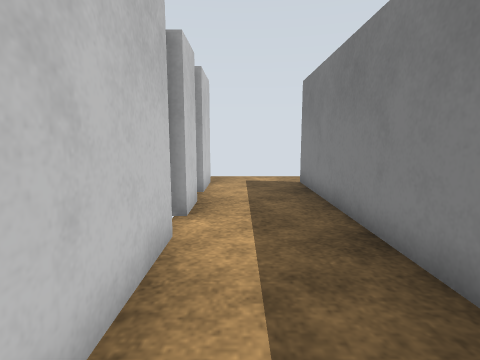
view 1 (above)

13 first-person views from a walk through a world built for the Gazebo simulator. The camera is 0.86 m above the floor, tilts 8° down and sees 80° across. The floor is counted in squares, 0.5 m on a side. Each view is taken from the middle of a square. On the plan, view 1 faces up. The plan holds only what a view shows up to about 15 squares ahead; the rest is blank. Surface patterns are stand-ins for the level's own textures.

view 2
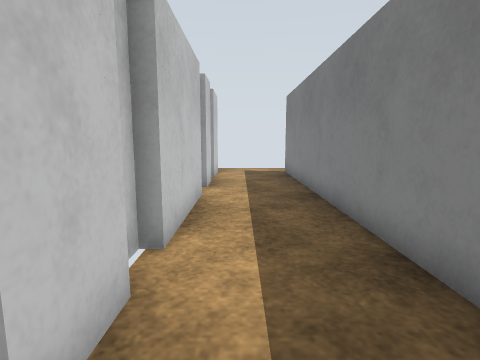

view 3
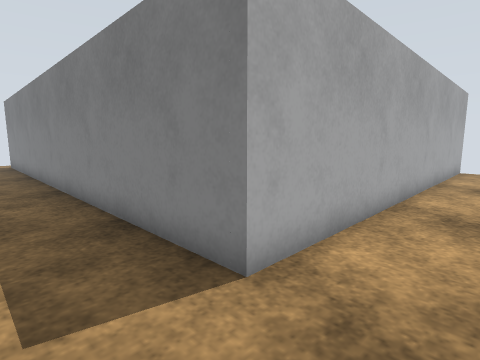

view 4
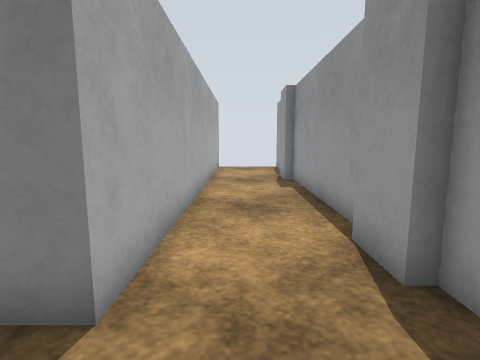

view 5
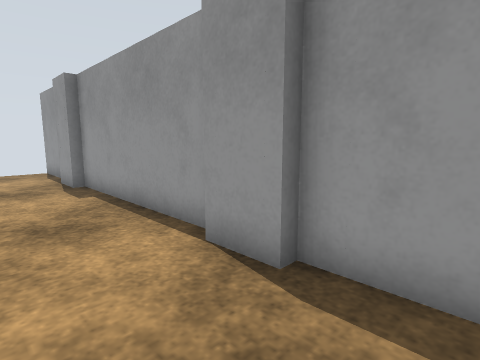

view 6
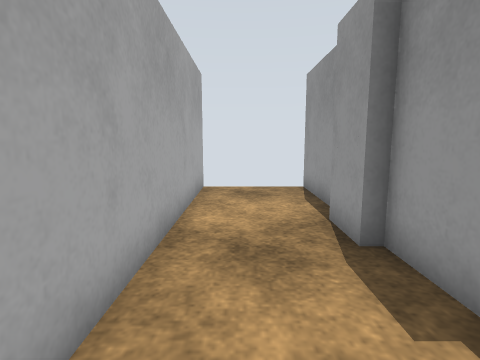

view 7
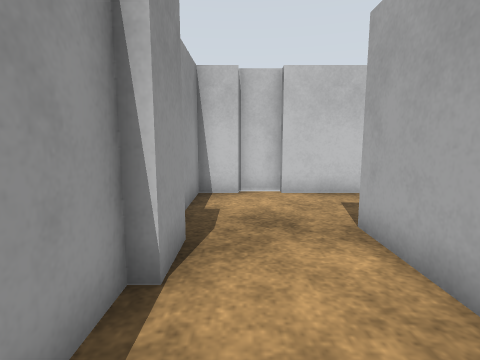

view 8
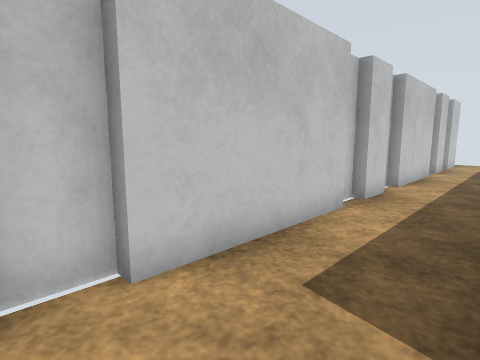

view 9
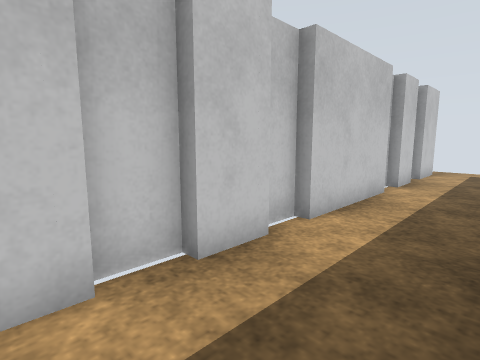

view 10
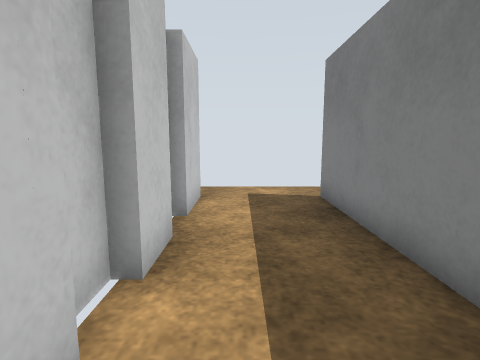

view 11
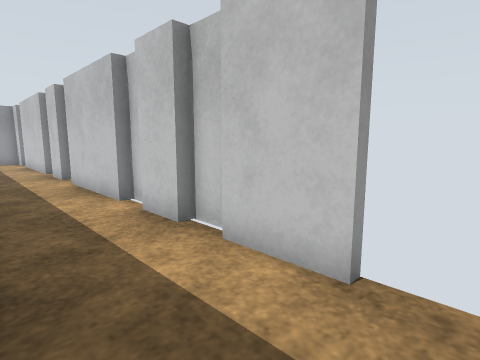

view 12
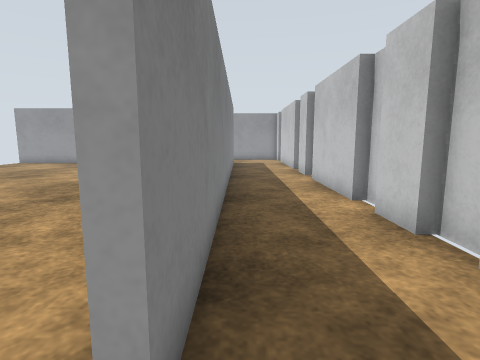

view 13
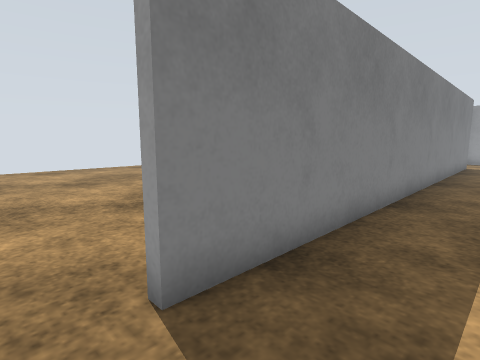

### Floor plan
Points are (right, up) in squares from view 1. A wall is a line through its corners. A room is listed if a view was taken in it or the views show most of it. See-through windows are left out.
Room 1 (views 1, 2, 3, 4, 5, 6, 7, 8, 9, 10, 11, 12, 13)
walls: (-1.6, -1) (-1.2, -1) (-1.2, -2.6) (-1.6, -2.6) (-1.6, -4) (-1.2, -4) (-1.2, -9.6) (-1.6, -9.6) (-1.6, -11.1); (-1.2, -11) (-1.2, -12.4) (3.2, -12.4) (3.2, -12) (4.8, -12) (4.8, -12.4) (12.5, -12.4) (12.5, -12) (14.1, -12); (-1.6, 9) (-1.6, 8) (-1.2, 8) (-1.2, 6.4) (-1.6, 6.4) (-1.6, 5) (-1.2, 5) (-1.2, 0.4) (-1.6, 0.4) (-1.6, -0.6); (15.2, -12.4) (18.5, -12.4); (-1.6, 11.7) (-1.2, 11.7) (-1.2, 9.4) (-1.6, 9.4); (18.5, -8.7) (2.5, -8.7) (2.5, 11.7)
ways out: opening at (3, 12.5)

Positions as (right, up) in squares from view 1, and headings:
1: (0, 0), facing up
2: (0, -4), facing up
3: (0, -11), facing up-right
4: (0, -10), facing right
5: (1, -9), facing down-right
6: (8, -10), facing right
7: (8, -11), facing left
8: (2, -11), facing up-left
9: (2, -5), facing up-left
10: (0, 3), facing up
11: (2, 13), facing down-left
12: (2, 13), facing down
13: (0, 13), facing down-right
